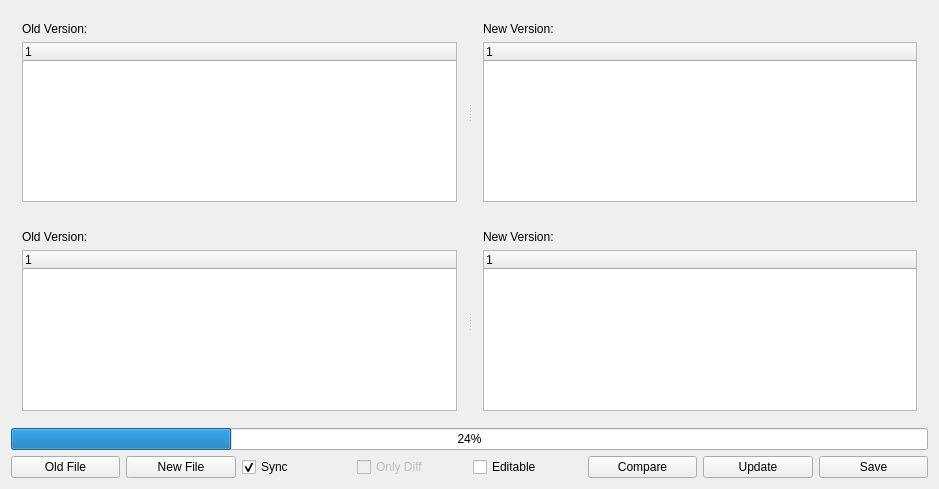
<?xml version="1.0" encoding="UTF-8"?>
<ui version="4.0">
 <class>ComparisonDialog</class>
 <widget class="QDialog" name="ComparisonDialog">
  <property name="geometry">
   <rect>
    <x>0</x>
    <y>0</y>
    <width>939</width>
    <height>489</height>
   </rect>
  </property>
  <property name="windowTitle">
   <string>ComparisonDialog</string>
  </property>
  <layout class="QVBoxLayout" name="verticalLayout_5">
   <item>
    <layout class="QVBoxLayout" name="searchVBoxLayout"/>
   </item>
   <item>
    <widget class="QSplitter" name="splitter_compWhole">
     <property name="orientation">
      <enum>Qt::Horizontal</enum>
     </property>
     <widget class="QWidget" name="widget_compOld" native="true">
      <property name="styleSheet">
       <string notr="true">QTreeView::item,QListView::item {
      border: 1px solid #d9d9d9;
      border-left-color: transparent;
      border-top-color: transparent;
	  min-height:20px;
  }
QTreeView::item:hover,QListView::item:hover {
      background: #D0D0D0;
      border: 1px solid #B0B0B0;
  }
QTreeView::item:selected,QListView::item:selected {
	  background: #A0A0A0;
      border: 1px solid #A0A0A0;
  }
/*QTreeView::item:selected:active,QListView::item:selected:active{
      background: #A0A0A0;
  }*/
QTreeView::item:selected:!active,QListView::item:selected:!active {
      background: #A0A0A0;
  }</string>
      </property>
      <layout class="QVBoxLayout" name="verticalLayout">
       <item>
        <widget class="QLabel" name="label_compOld">
         <property name="text">
          <string>Old Version:</string>
         </property>
        </widget>
       </item>
       <item>
        <widget class="UpdatedTreeWidget" name="treeWidget_compOld">
         <column>
          <property name="text">
           <string/>
          </property>
         </column>
        </widget>
       </item>
      </layout>
     </widget>
     <widget class="QWidget" name="widget_compNew" native="true">
      <layout class="QVBoxLayout" name="verticalLayout_2">
       <item>
        <widget class="QLabel" name="label_compNew">
         <property name="text">
          <string>New Version:</string>
         </property>
        </widget>
       </item>
       <item>
        <widget class="UpdatedTreeWidget" name="treeWidget_compNew">
         <column>
          <property name="text">
           <string/>
          </property>
         </column>
        </widget>
       </item>
      </layout>
     </widget>
    </widget>
   </item>
   <item>
    <widget class="QSplitter" name="splitter_compPart">
     <property name="orientation">
      <enum>Qt::Horizontal</enum>
     </property>
     <widget class="QWidget" name="widget_compOldPart" native="true">
      <layout class="QVBoxLayout" name="verticalLayout_3">
       <item>
        <widget class="QLabel" name="label_compOldPart">
         <property name="text">
          <string>Old Version:</string>
         </property>
        </widget>
       </item>
       <item>
        <widget class="UpdatedTreeWidget" name="treeWidget_compOldPart">
         <property name="columnCount">
          <number>1</number>
         </property>
         <column>
          <property name="text">
           <string notr="true"/>
          </property>
         </column>
        </widget>
       </item>
      </layout>
     </widget>
     <widget class="QWidget" name="widget_compNewPart" native="true">
      <layout class="QVBoxLayout" name="verticalLayout_4">
       <item>
        <widget class="QLabel" name="label_compNewPart">
         <property name="text">
          <string>New Version:</string>
         </property>
        </widget>
       </item>
       <item>
        <widget class="UpdatedTreeWidget" name="treeWidget_compNewPart">
         <property name="columnCount">
          <number>1</number>
         </property>
         <column>
          <property name="text">
           <string/>
          </property>
         </column>
        </widget>
       </item>
      </layout>
     </widget>
    </widget>
   </item>
   <item>
    <widget class="QProgressBar" name="progressBar_comp">
     <property name="value">
      <number>24</number>
     </property>
    </widget>
   </item>
   <item>
    <layout class="QHBoxLayout" name="horizontalLayout_2">
     <item>
      <widget class="QPushButton" name="btn_compOld">
       <property name="text">
        <string>Old File</string>
       </property>
       <property name="autoDefault">
        <bool>false</bool>
       </property>
      </widget>
     </item>
     <item>
      <widget class="QPushButton" name="btn_compNew">
       <property name="text">
        <string>New File</string>
       </property>
       <property name="autoDefault">
        <bool>false</bool>
       </property>
      </widget>
     </item>
     <item>
      <widget class="QCheckBox" name="checkBox_compSync">
       <property name="text">
        <string>Sync</string>
       </property>
       <property name="checked">
        <bool>true</bool>
       </property>
      </widget>
     </item>
     <item>
      <widget class="QCheckBox" name="checkBox_compDiff">
       <property name="enabled">
        <bool>false</bool>
       </property>
       <property name="text">
        <string>Only Diff</string>
       </property>
       <property name="checkable">
        <bool>true</bool>
       </property>
      </widget>
     </item>
     <item>
      <widget class="QCheckBox" name="checkBox_compEdit">
       <property name="text">
        <string>Editable</string>
       </property>
      </widget>
     </item>
     <item>
      <widget class="QPushButton" name="btn_compComp">
       <property name="text">
        <string>Compare</string>
       </property>
       <property name="autoDefault">
        <bool>false</bool>
       </property>
      </widget>
     </item>
     <item>
      <widget class="QPushButton" name="btn_compUpdate">
       <property name="text">
        <string>Update</string>
       </property>
       <property name="autoDefault">
        <bool>false</bool>
       </property>
      </widget>
     </item>
     <item>
      <widget class="QPushButton" name="btn_compSave">
       <property name="text">
        <string>Save</string>
       </property>
       <property name="autoDefault">
        <bool>false</bool>
       </property>
      </widget>
     </item>
    </layout>
   </item>
  </layout>
 </widget>
 <layoutdefault spacing="6" margin="11"/>
 <customwidgets>
  <customwidget>
   <class>UpdatedTreeWidget</class>
   <extends>QTreeWidget</extends>
   <header>updatedtreewidget.h</header>
  </customwidget>
 </customwidgets>
 <resources/>
 <connections/>
</ui>
